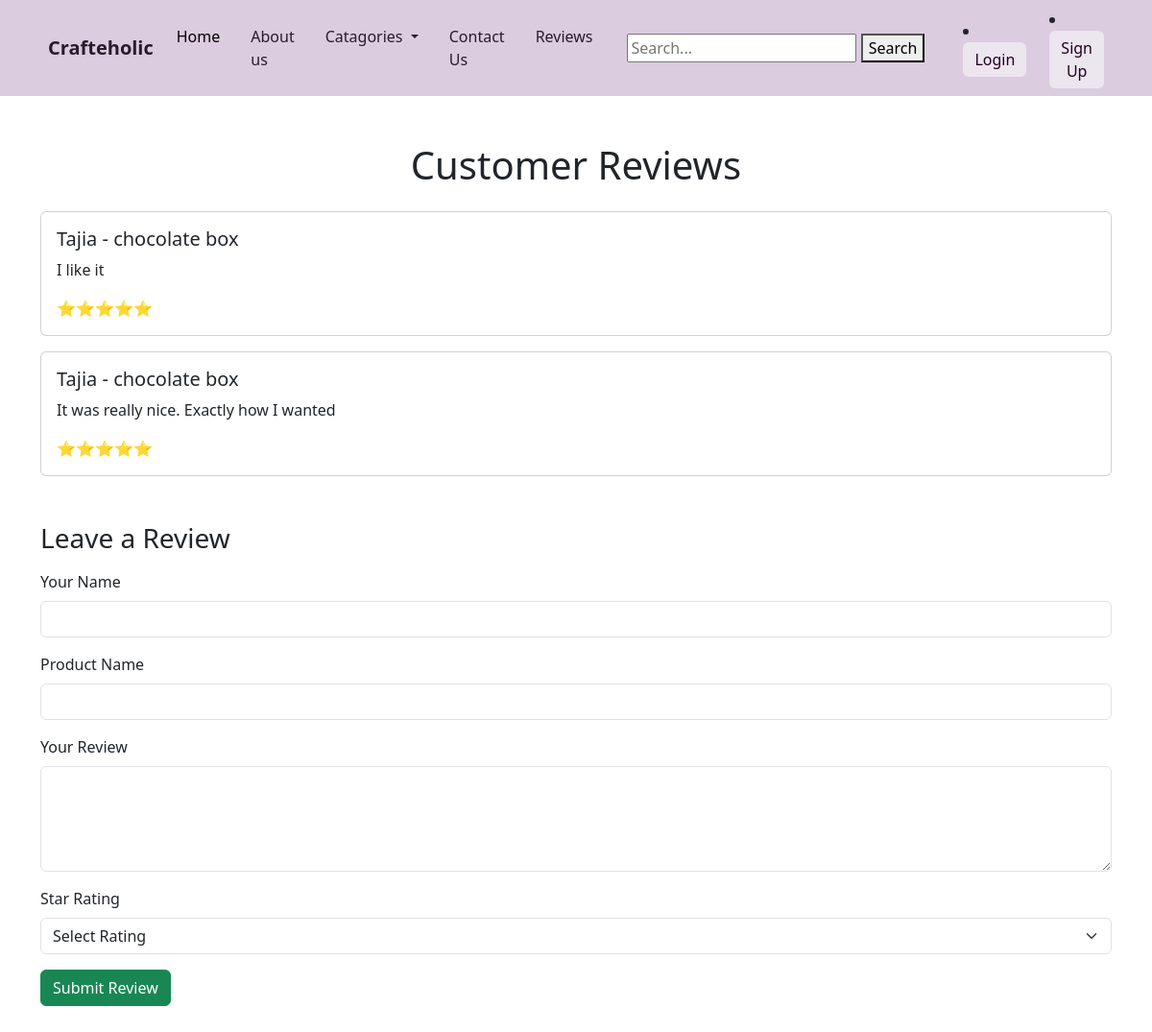
Screenshot of /review with the database file from the repository.
### Home/models.py (models this page shows, shortened)
class Review(models.Model):
    user_name = models.CharField(max_length=100)
    product_name = models.CharField(max_length=100)
    review_text = models.TextField()
    STAR_CHOICES = [
        (1, "⭐"),
        (2, "⭐⭐"),
        (3, "⭐⭐⭐"),
        (4, "⭐⭐⭐⭐"),
        (5, "⭐⭐⭐⭐⭐"),
    ]
    star_rating = models.PositiveSmallIntegerField(choices=STAR_CHOICES)
    created_at = models.DateTimeField(auto_now_add=True)

### Home/views.py (the view, shortened to what this page needs)
# urls.py: path('review', views.review, name='Review'),
def review(request):
    reviews = Review.objects.all().order_by('-created_at')
    return render(request, 'review.html', {"reviews": reviews})

### crafteholic/templates/review.html (shortened to what this page needs)
{% extends "base.html" %}
{% load static %}
{% block body %}
<div class="container my-5">
  <h1 class="mb-4 text-center">Customer Reviews</h1>
  <div class="reviews-section mb-5">
    {% for review in reviews %}
    <div class="card mb-3">
      <div class="card-body">
        <h5 class="card-title">{{ review.user_name }} - {{ review.product_name }}</h5>
        <p class="card-text">{{ review.review_text }}</p>
        <p class="card-text text-warning">
          {% for i in "12345"|slice:":review.star_rating"|make_list %}⭐{% endfor %}
        </p>
      </div>
    </div>
    {% empty %}
    <p>No reviews yet. Be the first to submit!</p>
    {% endfor %}
  </div>
  <div class="review-form-section mt-5">
    <h3 class="mb-3">Leave a Review</h3>
    <form method="POST" action="{% url 'Review' %}">
      <div class="mb-3">
        <label for="user_name" class="form-label">Your Name</label>
        <input type="text" class="form-control" id="user_name" name="user_name" required>
      </div>
      <div class="mb-3">
        <label for="product_name" class="form-label">Product Name</label>
        <input type="text" class="form-control" id="product_name" name="product_name" required>
      </div>
      <div class="mb-3">
        <label for="review_text" class="form-label">Your Review</label>
        <textarea class="form-control" id="review_text" name="review_text" rows="4" required></textarea>
      </div>
      <div class="mb-3">
        <label for="star_rating" class="form-label">Star Rating</label>
        <select class="form-select" id="star_rating" name="star_rating" required>
          <option value="">Select Rating</option>
        </select>
      </div>
      <button type="submit" class="btn btn-success">Submit Review</button>
    </form>
  </div>
</div>
{% endblock body %}

### rows the page displays
Review: user_name "Tajia", product_name "chocolate box", review_text "I like it"
Review: user_name "Tajia", product_name "chocolate box", review_text "It was really nice. Exactly how I wanted"
